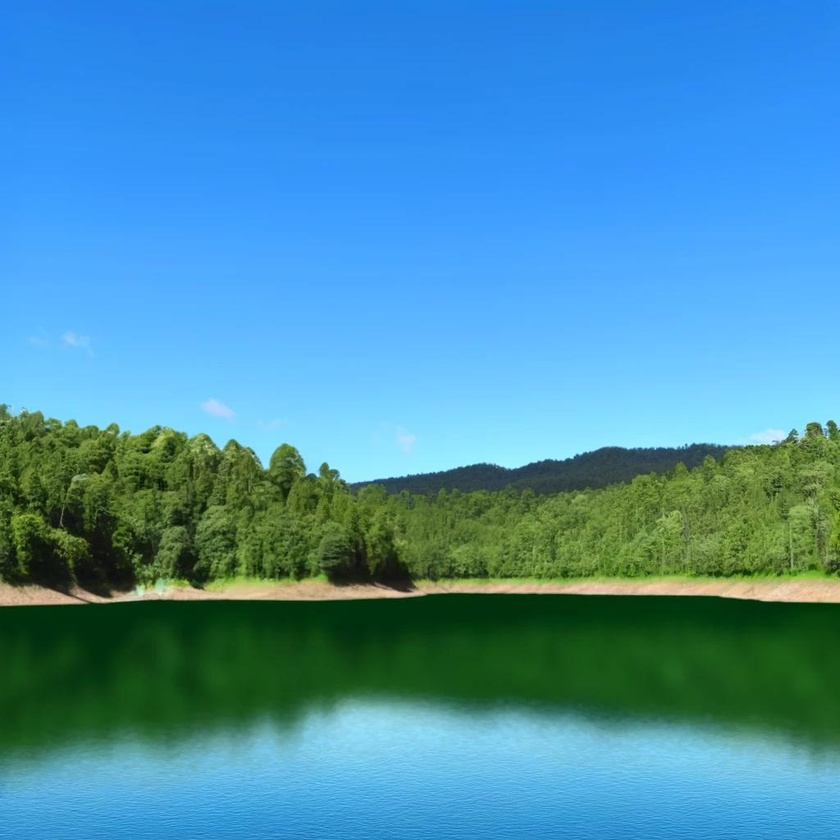
#> input picture lecture_8/data/scene.jpg, 840 x 840 px, shrunk from 1024 x 1024 before the run
$ python image_analysis.py
#> lines starting #> are read from the running program, lines starting #| are printed output that depends on the picture
import os
from PIL import Image, ImageFilter
from collections import Counter

def most_common_color(image_path):
#> called with image_path = 'data/scene.jpg'
    image = Image.open(image_path)
#> image is the input picture: PIL image 840x840 RGB; mean R, G, B 71.6, 144, 175.3
    pixels = list(image.getdata())
#> pixels = 705600 items
    most_common = Counter(pixels).most_common(1)
#> most_common = [((41, 137, 237), 6239)]
    return most_common[0][0]

print(most_common_color('data/scene.jpg'))

def find_edges(image_path):
    image = Image.open(image_path)
    image = image.convert('L')
    edges = image.filter(ImageFilter.FIND_EDGES)
    edges.save('/tmp/edges.jpg')
    os.system('feh /tmp/edges.jpg')

#find_edges('data/scene.jpg')

def blur_image(image_path):
#> called with image_path = 'data/scene.jpg'
    image = Image.open(image_path)
    blurred_image = image.filter(ImageFilter.GaussianBlur(radius=5))
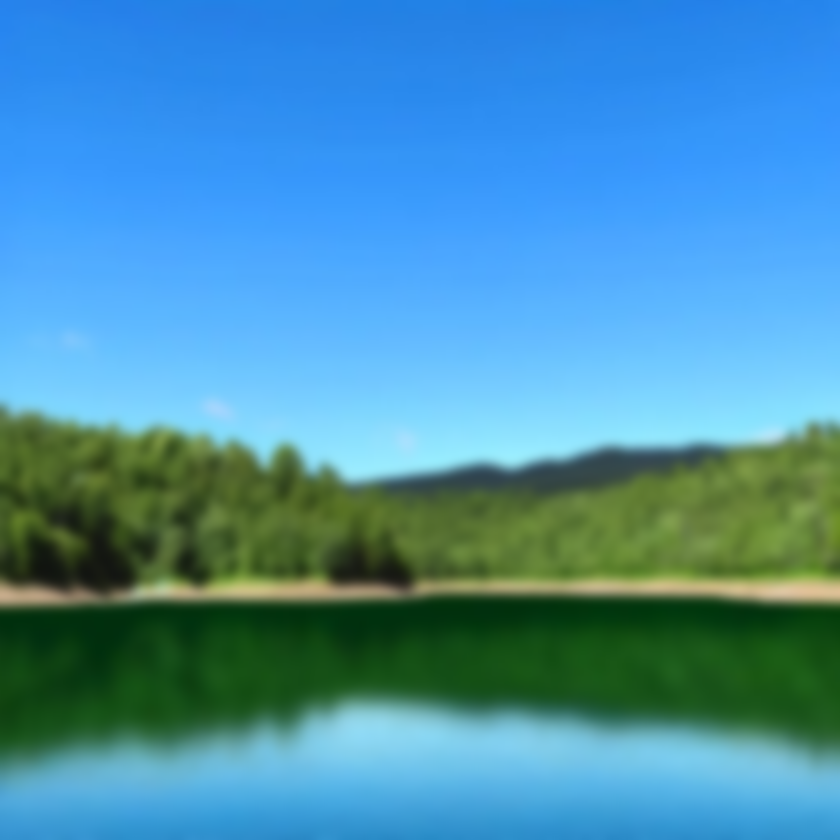
#> blurred_image: PIL image 840x840 RGB; mean R, G, B 71.6, 144, 175.3
    blurred_path = '/tmp/blurred_image.jpg'  # Save to temporary file
    blurred_image.save(blurred_path)
    os.system(f'feh {blurred_path}')  # Open with feh

def sharpen_image(image_path):
#> called with image_path = 'data/scene.jpg'
    image = Image.open(image_path)
    sharpened_image = image.filter(ImageFilter.UnsharpMask())
    sharpened_path = '/tmp/sharpened_image.jpg'  # Save to temporary file
    sharpened_image.save(sharpened_path)
    os.system(f'feh {sharpened_path}')  # Open with feh

# Example usage
blur_image('data/scene.jpg')
sharpen_image('data/scene.jpg')

$ run again, with lecture_8/data/lanes.jpg copied over lecture_8/data/scene.jpg
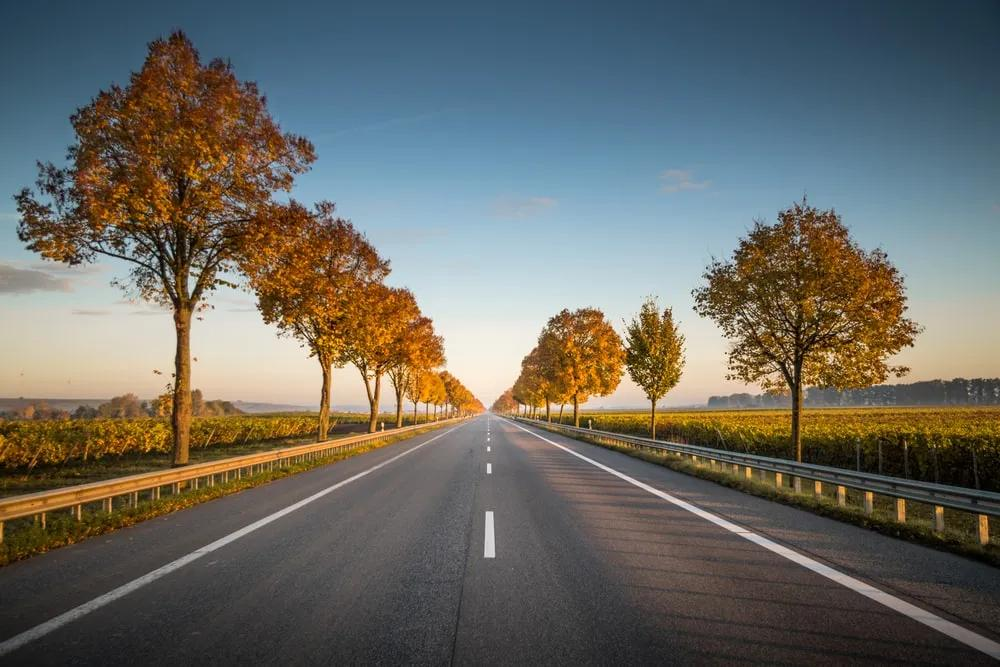
#> input picture lecture_8/data/lanes.jpg, 1000 x 667 px
#> in most_common_color, image is the input picture: PIL image 1000x667 RGB; mean R, G, B 106.6, 106, 99.3
#> pixels = 667000 items
#> most_common = [((67, 101, 128), 1339)]
#> in blur_image, `blurred_image = image.filter(ImageFilter.GaussianBlur(radius=5))`:
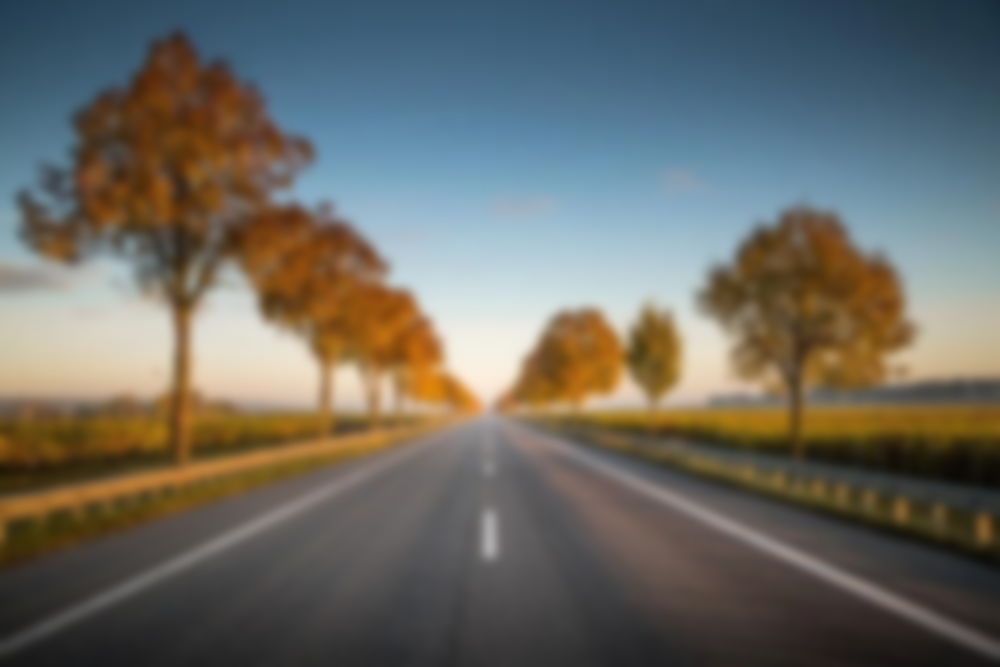
#> blurred_image: PIL image 1000x667 RGB; mean R, G, B 106.6, 106, 99.3
#> in sharpen_image, `sharpened_image = image.filter(ImageFilter.UnsharpMask())`:
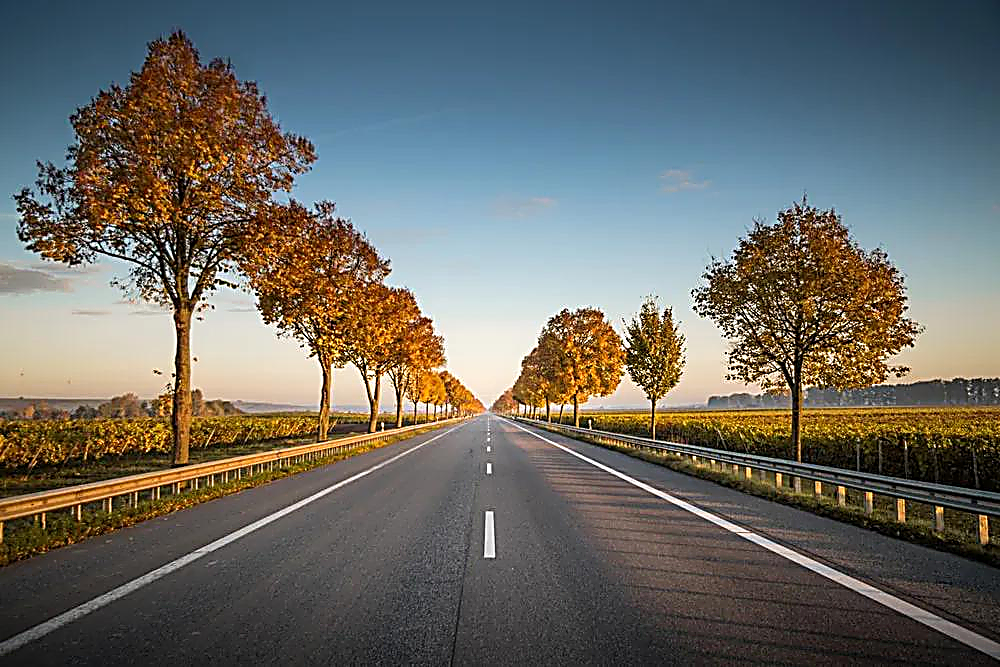
#> sharpened_image: PIL image 1000x667 RGB; mean R, G, B 106.3, 106.3, 101.1
